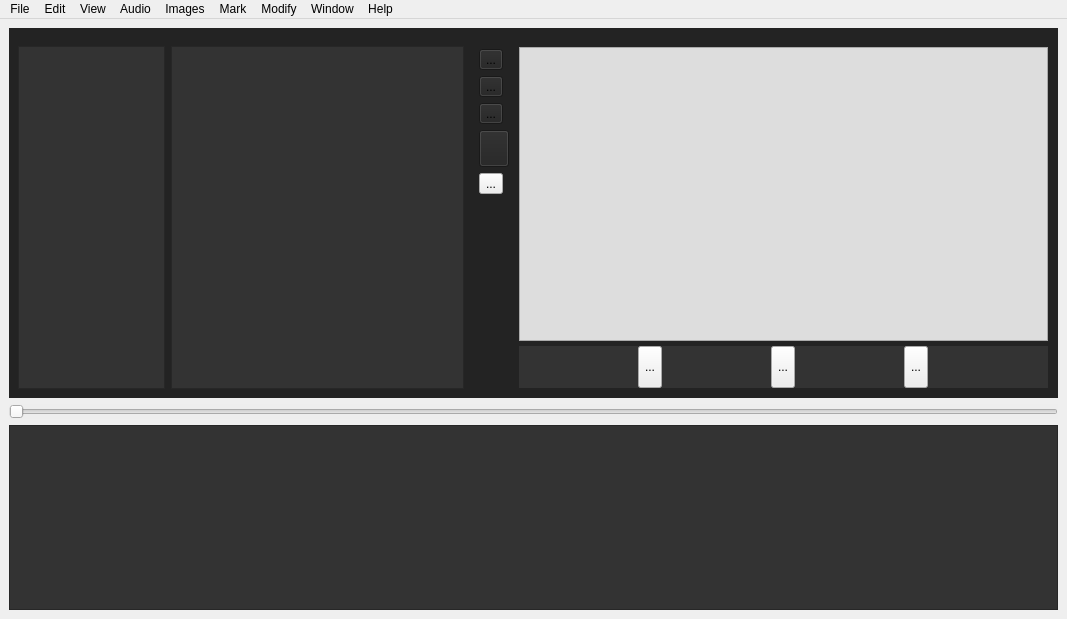
<?xml version="1.0" encoding="UTF-8"?>
<ui version="4.0">
 <class>VideoEditor</class>
 <widget class="QMainWindow" name="VideoEditor">
  <property name="geometry">
   <rect>
    <x>0</x>
    <y>0</y>
    <width>1067</width>
    <height>619</height>
   </rect>
  </property>
  <property name="sizePolicy">
   <sizepolicy hsizetype="Preferred" vsizetype="Expanding">
    <horstretch>0</horstretch>
    <verstretch>0</verstretch>
   </sizepolicy>
  </property>
  <property name="windowTitle">
   <string>VideoEditor</string>
  </property>
  <property name="autoFillBackground">
   <bool>true</bool>
  </property>
  <property name="styleSheet">
   <string notr="true">QToolTip { color: #000000; background-color: #232323; border: 0px; }</string>
  </property>
  <widget class="QWidget" name="centralwidget">
   <property name="styleSheet">
    <string notr="true">background: #232323;
QToolTip { color: #ffffff; background-color: #232323; border: 0px; }</string>
   </property>
   <layout class="QVBoxLayout" name="verticalLayout_5">
    <item>
     <widget class="QWidget" name="imgEditor" native="true">
      <property name="sizePolicy">
       <sizepolicy hsizetype="Preferred" vsizetype="Preferred">
        <horstretch>0</horstretch>
        <verstretch>10</verstretch>
       </sizepolicy>
      </property>
      <property name="minimumSize">
       <size>
        <width>0</width>
        <height>0</height>
       </size>
      </property>
      <property name="styleSheet">
       <string notr="true">background: #232323</string>
      </property>
      <layout class="QHBoxLayout" name="horizontalLayout_5" stretch="0,0">
       <property name="leftMargin">
        <number>0</number>
       </property>
       <property name="rightMargin">
        <number>0</number>
       </property>
       <property name="bottomMargin">
        <number>0</number>
       </property>
       <item>
        <widget class="QWidget" name="imgThumbnail" native="true">
         <property name="sizePolicy">
          <sizepolicy hsizetype="Preferred" vsizetype="Preferred">
           <horstretch>12</horstretch>
           <verstretch>0</verstretch>
          </sizepolicy>
         </property>
         <property name="minimumSize">
          <size>
           <width>0</width>
           <height>0</height>
          </size>
         </property>
         <property name="styleSheet">
          <string notr="true">background: rgb(35,35,35)</string>
         </property>
         <layout class="QHBoxLayout" name="horizontalLayout">
          <item>
           <widget class="QListWidget" name="audioListWidget">
            <property name="sizePolicy">
             <sizepolicy hsizetype="Preferred" vsizetype="Preferred">
              <horstretch>5</horstretch>
              <verstretch>0</verstretch>
             </sizepolicy>
            </property>
            <property name="minimumSize">
             <size>
              <width>0</width>
              <height>0</height>
             </size>
            </property>
            <property name="styleSheet">
             <string notr="true">background: rgb(51,51,51)</string>
            </property>
            <layout class="QGridLayout" name="gridLayout"/>
           </widget>
          </item>
          <item>
           <widget class="QListWidget" name="imgListWidget">
            <property name="sizePolicy">
             <sizepolicy hsizetype="Preferred" vsizetype="Preferred">
              <horstretch>10</horstretch>
              <verstretch>0</verstretch>
             </sizepolicy>
            </property>
            <property name="minimumSize">
             <size>
              <width>0</width>
              <height>0</height>
             </size>
            </property>
            <property name="styleSheet">
             <string notr="true">background: rgb(51,51,51)</string>
            </property>
           </widget>
          </item>
         </layout>
        </widget>
       </item>
       <item>
        <widget class="QWidget" name="imgPreview" native="true">
         <property name="sizePolicy">
          <sizepolicy hsizetype="Minimum" vsizetype="Preferred">
           <horstretch>15</horstretch>
           <verstretch>20</verstretch>
          </sizepolicy>
         </property>
         <property name="minimumSize">
          <size>
           <width>0</width>
           <height>0</height>
          </size>
         </property>
         <property name="styleSheet">
          <string notr="true">background: rgb(51,51,51);
QToolTip { color: #000000; background-color: #ffffff; border: 0px; }</string>
         </property>
         <layout class="QHBoxLayout" name="horizontalLayout_2">
          <property name="spacing">
           <number>0</number>
          </property>
          <property name="leftMargin">
           <number>0</number>
          </property>
          <property name="topMargin">
           <number>0</number>
          </property>
          <property name="rightMargin">
           <number>0</number>
          </property>
          <property name="bottomMargin">
           <number>0</number>
          </property>
          <item>
           <widget class="QWidget" name="imgToolbar" native="true">
            <property name="sizePolicy">
             <sizepolicy hsizetype="Maximum" vsizetype="Preferred">
              <horstretch>2</horstretch>
              <verstretch>10</verstretch>
             </sizepolicy>
            </property>
            <property name="minimumSize">
             <size>
              <width>0</width>
              <height>0</height>
             </size>
            </property>
            <property name="maximumSize">
             <size>
              <width>30</width>
              <height>16777215</height>
             </size>
            </property>
            <property name="styleSheet">
             <string notr="true">background: #232323;
QToolTip { color: #000000; background-color: #ffffff; border: 0px; }</string>
            </property>
            <layout class="QVBoxLayout" name="verticalLayout" stretch="2,0,0,0,0,0">
             <property name="leftMargin">
              <number>0</number>
             </property>
             <property name="topMargin">
              <number>12</number>
             </property>
             <property name="rightMargin">
              <number>0</number>
             </property>
             <property name="bottomMargin">
              <number>0</number>
             </property>
             <item>
              <widget class="QToolButton" name="blurButton">
               <property name="minimumSize">
                <size>
                 <width>0</width>
                 <height>0</height>
                </size>
               </property>
               <property name="toolTip">
                <string comment="blur the image" extracomment="ahihi">blur</string>
               </property>
               <property name="styleSheet">
                <string notr="true">background: #eeeeee;
QToolTip { color: #000000; background-color: #eeeeee; border: 0px; }</string>
               </property>
               <property name="text">
                <string>...</string>
               </property>
               <property name="icon">
                <iconset>
                 <normaloff>:/img-blur.png</normaloff>:/img-blur.png</iconset>
               </property>
               <property name="iconSize">
                <size>
                 <width>30</width>
                 <height>25</height>
                </size>
               </property>
              </widget>
             </item>
             <item>
              <widget class="QToolButton" name="resizeButton">
               <property name="minimumSize">
                <size>
                 <width>0</width>
                 <height>0</height>
                </size>
               </property>
               <property name="toolTip">
                <string>crop</string>
               </property>
               <property name="styleSheet">
                <string notr="true">background: #eeeeee;
QToolTip { color: #000000; background-color: #eeeeee; border: 0px; }</string>
               </property>
               <property name="text">
                <string>...</string>
               </property>
               <property name="icon">
                <iconset>
                 <normaloff>:/img-resize.png</normaloff>:/img-resize.png</iconset>
               </property>
               <property name="iconSize">
                <size>
                 <width>22</width>
                 <height>30</height>
                </size>
               </property>
              </widget>
             </item>
             <item>
              <widget class="QToolButton" name="rotateButton">
               <property name="minimumSize">
                <size>
                 <width>0</width>
                 <height>0</height>
                </size>
               </property>
               <property name="toolTip">
                <string>zoom</string>
               </property>
               <property name="styleSheet">
                <string notr="true">background: #eeeeee;
QToolTip { color: #000000; background-color: #eeeeee; border: 0px; }</string>
               </property>
               <property name="text">
                <string>...</string>
               </property>
               <property name="icon">
                <iconset>
                 <normaloff>:/img-rotate.png</normaloff>:/img-rotate.png</iconset>
               </property>
               <property name="iconSize">
                <size>
                 <width>22</width>
                 <height>30</height>
                </size>
               </property>
              </widget>
             </item>
             <item>
              <widget class="QToolButton" name="resetButton">
               <property name="minimumSize">
                <size>
                 <width>0</width>
                 <height>0</height>
                </size>
               </property>
               <property name="toolTip">
                <string>reset</string>
               </property>
               <property name="styleSheet">
                <string notr="true">background: #eeeeee;
QToolTip { color: #000000; background-color: #eeeeee; border: 0px; }</string>
               </property>
               <property name="text">
                <string/>
               </property>
               <property name="icon">
                <iconset theme=":/img-reset.png"/>
               </property>
               <property name="iconSize">
                <size>
                 <width>22</width>
                 <height>30</height>
                </size>
               </property>
               <property name="arrowType">
                <enum>Qt::NoArrow</enum>
               </property>
              </widget>
             </item>
             <item>
              <widget class="QToolButton" name="toolButton">
               <property name="minimumSize">
                <size>
                 <width>0</width>
                 <height>0</height>
                </size>
               </property>
               <property name="styleSheet">
                <string notr="true">background: #eeeeee; color: #000000;</string>
               </property>
               <property name="text">
                <string>...</string>
               </property>
               <property name="iconSize">
                <size>
                 <width>20</width>
                 <height>20</height>
                </size>
               </property>
              </widget>
             </item>
             <item>
              <widget class="QWidget" name="padding" native="true">
               <property name="minimumSize">
                <size>
                 <width>0</width>
                 <height>0</height>
                </size>
               </property>
              </widget>
             </item>
            </layout>
           </widget>
          </item>
          <item>
           <widget class="VideoPlayer" name="preview" native="true">
            <property name="sizePolicy">
             <sizepolicy hsizetype="Preferred" vsizetype="Preferred">
              <horstretch>2</horstretch>
              <verstretch>0</verstretch>
             </sizepolicy>
            </property>
            <property name="minimumSize">
             <size>
              <width>0</width>
              <height>0</height>
             </size>
            </property>
            <property name="styleSheet">
             <string notr="true">background: rgb(35,35,35)</string>
            </property>
            <layout class="QVBoxLayout" name="verticalLayout_3" stretch="0,0">
             <property name="spacing">
              <number>5</number>
             </property>
             <property name="leftMargin">
              <number>10</number>
             </property>
             <property name="topMargin">
              <number>10</number>
             </property>
             <property name="rightMargin">
              <number>10</number>
             </property>
             <property name="bottomMargin">
              <number>10</number>
             </property>
             <item>
              <widget class="VideoWindow" name="videoWindow">
               <property name="sizePolicy">
                <sizepolicy hsizetype="Expanding" vsizetype="Expanding">
                 <horstretch>0</horstretch>
                 <verstretch>7</verstretch>
                </sizepolicy>
               </property>
               <property name="styleSheet">
                <string notr="true">background: #dddddd</string>
               </property>
               <property name="verticalScrollBarPolicy">
                <enum>Qt::ScrollBarAlwaysOff</enum>
               </property>
               <property name="horizontalScrollBarPolicy">
                <enum>Qt::ScrollBarAlwaysOff</enum>
               </property>
              </widget>
             </item>
             <item>
              <widget class="QWidget" name="controller" native="true">
               <property name="sizePolicy">
                <sizepolicy hsizetype="Preferred" vsizetype="Preferred">
                 <horstretch>0</horstretch>
                 <verstretch>1</verstretch>
                </sizepolicy>
               </property>
               <property name="styleSheet">
                <string notr="true">background: rgb(51,51,51)</string>
               </property>
               <layout class="QHBoxLayout" name="horizontalLayout_3">
                <property name="spacing">
                 <number>0</number>
                </property>
                <property name="leftMargin">
                 <number>10</number>
                </property>
                <property name="topMargin">
                 <number>0</number>
                </property>
                <property name="rightMargin">
                 <number>10</number>
                </property>
                <property name="bottomMargin">
                 <number>0</number>
                </property>
                <item>
                 <widget class="QToolButton" name="skipBackward">
                  <property name="sizePolicy">
                   <sizepolicy hsizetype="Maximum" vsizetype="Minimum">
                    <horstretch>0</horstretch>
                    <verstretch>0</verstretch>
                   </sizepolicy>
                  </property>
                  <property name="sizeIncrement">
                   <size>
                    <width>1</width>
                    <height>1</height>
                   </size>
                  </property>
                  <property name="styleSheet">
                   <string notr="true">background: #eeeeee;</string>
                  </property>
                  <property name="text">
                   <string>...</string>
                  </property>
                 </widget>
                </item>
                <item>
                 <widget class="QToolButton" name="playButton">
                  <property name="sizePolicy">
                   <sizepolicy hsizetype="Maximum" vsizetype="Minimum">
                    <horstretch>0</horstretch>
                    <verstretch>1</verstretch>
                   </sizepolicy>
                  </property>
                  <property name="styleSheet">
                   <string notr="true">background: #eeeeee;</string>
                  </property>
                  <property name="text">
                   <string>...</string>
                  </property>
                 </widget>
                </item>
                <item>
                 <widget class="QToolButton" name="skipForward">
                  <property name="sizePolicy">
                   <sizepolicy hsizetype="Maximum" vsizetype="Minimum">
                    <horstretch>0</horstretch>
                    <verstretch>0</verstretch>
                   </sizepolicy>
                  </property>
                  <property name="styleSheet">
                   <string notr="true">background: #eeeeee;</string>
                  </property>
                  <property name="text">
                   <string>...</string>
                  </property>
                 </widget>
                </item>
               </layout>
              </widget>
             </item>
            </layout>
           </widget>
          </item>
         </layout>
        </widget>
       </item>
      </layout>
     </widget>
    </item>
    <item>
     <widget class="ProgressBar" name="controlSlider">
      <property name="styleSheet">
       <string notr="true">background: #eeeeee</string>
      </property>
      <property name="orientation">
       <enum>Qt::Horizontal</enum>
      </property>
     </widget>
    </item>
    <item>
     <widget class="Timeline" name="timeline">
      <property name="sizePolicy">
       <sizepolicy hsizetype="Preferred" vsizetype="Preferred">
        <horstretch>0</horstretch>
        <verstretch>5</verstretch>
       </sizepolicy>
      </property>
      <property name="styleSheet">
       <string notr="true">background: rgb(51,51,51); color: #ffffff;</string>
      </property>
      <property name="verticalScrollBarPolicy">
       <enum>Qt::ScrollBarAlwaysOff</enum>
      </property>
     </widget>
    </item>
   </layout>
  </widget>
  <widget class="QMenuBar" name="menuBar">
   <property name="geometry">
    <rect>
     <x>0</x>
     <y>0</y>
     <width>1067</width>
     <height>21</height>
    </rect>
   </property>
   <widget class="QMenu" name="menuFile">
    <property name="title">
     <string>File</string>
    </property>
    <widget class="QMenu" name="menuSave_Project">
     <property name="title">
      <string>Save Project</string>
     </property>
     <addaction name="actionSave_Project_2"/>
     <addaction name="actionSave_Project_As"/>
     <addaction name="actionBackup_Project"/>
    </widget>
    <addaction name="actionNew_Video"/>
    <addaction name="separator"/>
    <addaction name="actionImport_Media"/>
    <addaction name="actionImport_Image"/>
    <addaction name="actionImport_Audio"/>
    <addaction name="actionImport_VEST_Projects_3"/>
    <addaction name="separator"/>
    <addaction name="actionOpen_Library"/>
    <addaction name="actionOpen_Recent"/>
    <addaction name="actionClose_Library"/>
    <addaction name="actionCopy_To_Library"/>
    <addaction name="actionMove_To_Library"/>
    <addaction name="actionMerge_Events"/>
    <addaction name="actionConsolidate_Library_Files"/>
    <addaction name="separator"/>
    <addaction name="menuSave_Project"/>
    <addaction name="actionExport"/>
    <addaction name="separator"/>
    <addaction name="actionShare"/>
    <addaction name="separator"/>
    <addaction name="actionUpdate_Projects_and_Events"/>
    <addaction name="separator"/>
    <addaction name="actionDelete_Project"/>
    <addaction name="separator"/>
    <addaction name="separator"/>
    <addaction name="actionExit"/>
   </widget>
   <widget class="QMenu" name="menuEdit">
    <property name="title">
     <string>Edit</string>
    </property>
    <addaction name="actionUndo"/>
    <addaction name="actionPaste"/>
    <addaction name="separator"/>
    <addaction name="actionCut"/>
    <addaction name="actionCopy"/>
    <addaction name="actionPaste_2"/>
    <addaction name="actionPaste_Adjustments"/>
    <addaction name="actionDelete"/>
    <addaction name="actionDelete_Keyframes"/>
    <addaction name="separator"/>
    <addaction name="actionDuplicate_Project"/>
    <addaction name="separator"/>
    <addaction name="actionSelect_All"/>
    <addaction name="actionSelect_Entire_Clip"/>
    <addaction name="actionSelect_in_Video"/>
    <addaction name="actionDeselect_All"/>
    <addaction name="separator"/>
    <addaction name="actionAdd_to_Video"/>
    <addaction name="actionInsert"/>
    <addaction name="separator"/>
    <addaction name="actionFind"/>
   </widget>
   <widget class="QMenu" name="menuView">
    <property name="title">
     <string>View</string>
    </property>
    <addaction name="actionPlay"/>
    <addaction name="actionPlay_Selection"/>
    <addaction name="actionPlay_from_Beginning"/>
    <addaction name="actionPlay_Full_Screen"/>
    <addaction name="actionLoop_Playback"/>
    <addaction name="separator"/>
    <addaction name="actionSort_Events_By"/>
    <addaction name="actionSort_By"/>
    <addaction name="actionShow_Separate_Days_in_Events"/>
    <addaction name="actionShow_Audio_Waveforms"/>
    <addaction name="actionShow_Used_Media_Ranges"/>
    <addaction name="actionShow_Skimmer_Info"/>
    <addaction name="separator"/>
    <addaction name="actionZoom_In"/>
    <addaction name="actionZoom_Out"/>
    <addaction name="actionZoom_All_Clips"/>
    <addaction name="separator"/>
    <addaction name="actionSnapping"/>
    <addaction name="actionAudio_Skimming"/>
   </widget>
   <widget class="QMenu" name="menuWindow">
    <property name="title">
     <string>Window</string>
    </property>
    <addaction name="actionMinimize"/>
    <addaction name="actionMinimize_All"/>
    <addaction name="actionZoom"/>
    <addaction name="actionMove_Window_to_Left_Side_of_Screen"/>
    <addaction name="actionMove_Window_to_Right_Side_of_Screen"/>
    <addaction name="separator"/>
    <addaction name="actionGo_to_Media"/>
    <addaction name="actionGo_to_Projects"/>
    <addaction name="actionShow_Libraries"/>
    <addaction name="actionContent_Library"/>
    <addaction name="actionTheme_Chooser"/>
    <addaction name="separator"/>
    <addaction name="actionClip_Trimmer"/>
    <addaction name="actionPrecision_Editor"/>
    <addaction name="actionRecord_Voiceover"/>
    <addaction name="separator"/>
    <addaction name="actionRevert_to_Original_Layout"/>
    <addaction name="separator"/>
    <addaction name="actionBring_All_to_Front"/>
    <addaction name="separator"/>
    <addaction name="actionEnter_Full_Screen"/>
    <addaction name="separator"/>
    <addaction name="actionVEST"/>
    <addaction name="actionWelcome_to_VEST"/>
   </widget>
   <widget class="QMenu" name="menuHelp">
    <property name="title">
     <string>Help</string>
    </property>
    <addaction name="actionSearch"/>
    <addaction name="separator"/>
    <addaction name="actionVEST_Help"/>
    <addaction name="separator"/>
    <addaction name="actionWhat_s_New_in_VEST"/>
    <addaction name="actionKeyboard_Shortcuts"/>
    <addaction name="actionSupported_Cameras"/>
    <addaction name="separator"/>
    <addaction name="actionService_and_Support"/>
   </widget>
   <widget class="QMenu" name="menuModify">
    <property name="title">
     <string>Modify</string>
    </property>
    <addaction name="actionEnhance"/>
    <addaction name="actionFade_to"/>
    <addaction name="actionFlash_and_Freeze_Frame"/>
    <addaction name="actionMute_Audio"/>
    <addaction name="separator"/>
    <addaction name="actionTrim_to_Selection"/>
    <addaction name="actionTrim_Clip_Edge"/>
    <addaction name="actionSplit_Clip"/>
    <addaction name="actionJoin_Clips"/>
    <addaction name="actionDetach_Audio"/>
    <addaction name="separator"/>
    <addaction name="actionSlow_Motion"/>
    <addaction name="actionFast_Forward"/>
    <addaction name="actionInstant_Reply"/>
    <addaction name="actionRewind"/>
    <addaction name="actionAdd_Freeze_Frame"/>
    <addaction name="actionReset_Speed"/>
    <addaction name="separator"/>
    <addaction name="actionAdjust_Clip_Date_and_Time"/>
   </widget>
   <widget class="QMenu" name="menuMark">
    <property name="title">
     <string>Mark</string>
    </property>
    <addaction name="actionFavorite"/>
    <addaction name="actionReject"/>
    <addaction name="actionUnrate"/>
    <addaction name="separator"/>
    <addaction name="actionAdd_Marker"/>
    <addaction name="actionDelete_Marker"/>
   </widget>
   <widget class="QMenu" name="menuAudio">
    <property name="title">
     <string>Audio</string>
    </property>
    <addaction name="actionEdit"/>
   </widget>
   <widget class="QMenu" name="menuImages">
    <property name="title">
     <string>Images</string>
    </property>
    <addaction name="actionImages"/>
   </widget>
   <addaction name="menuFile"/>
   <addaction name="menuEdit"/>
   <addaction name="menuView"/>
   <addaction name="menuAudio"/>
   <addaction name="menuImages"/>
   <addaction name="menuMark"/>
   <addaction name="menuModify"/>
   <addaction name="menuWindow"/>
   <addaction name="menuHelp"/>
  </widget>
  <action name="actionNew_Video">
   <property name="text">
    <string>New Project</string>
   </property>
  </action>
  <action name="actionNew_Event">
   <property name="text">
    <string>New Event</string>
   </property>
  </action>
  <action name="actionOpen_Library">
   <property name="text">
    <string>Open Library</string>
   </property>
  </action>
  <action name="actionClose_Library">
   <property name="text">
    <string>Close Library</string>
   </property>
  </action>
  <action name="actionCopy_To_Library">
   <property name="text">
    <string>Copy To Library</string>
   </property>
  </action>
  <action name="actionMove_To_Library">
   <property name="text">
    <string>Move To Library</string>
   </property>
  </action>
  <action name="actionMerge_Events">
   <property name="text">
    <string>Merge Events</string>
   </property>
  </action>
  <action name="actionConsolidate_Library_Files">
   <property name="text">
    <string>Consolidate Library Files...</string>
   </property>
  </action>
  <action name="actionShare">
   <property name="text">
    <string>Share</string>
   </property>
  </action>
  <action name="actionUpdate_Projects_and_Events">
   <property name="text">
    <string>Update Projects and Events...</string>
   </property>
  </action>
  <action name="actionDelete_Project">
   <property name="text">
    <string>deleteImage Project</string>
   </property>
  </action>
  <action name="actionOpen_Recent">
   <property name="text">
    <string>Open Recent</string>
   </property>
  </action>
  <action name="actionExport">
   <property name="text">
    <string>Export</string>
   </property>
  </action>
  <action name="actionSave_Project_2">
   <property name="text">
    <string>Save Project</string>
   </property>
  </action>
  <action name="actionSave_Project_As">
   <property name="text">
    <string>Save Project As...</string>
   </property>
  </action>
  <action name="actionBackup_Project">
   <property name="text">
    <string>Backup Project...</string>
   </property>
  </action>
  <action name="actionUndo">
   <property name="text">
    <string>Undo</string>
   </property>
  </action>
  <action name="actionPaste">
   <property name="text">
    <string>Paste</string>
   </property>
  </action>
  <action name="actionCut">
   <property name="text">
    <string>Cut</string>
   </property>
  </action>
  <action name="actionCopy">
   <property name="text">
    <string>Copy</string>
   </property>
  </action>
  <action name="actionPaste_2">
   <property name="text">
    <string>Paste</string>
   </property>
  </action>
  <action name="actionPaste_Adjustments">
   <property name="text">
    <string>Paste Adjustments</string>
   </property>
  </action>
  <action name="actionDelete">
   <property name="text">
    <string>deleteImage</string>
   </property>
  </action>
  <action name="actionDelete_Keyframes">
   <property name="text">
    <string>deleteImage Keyframes</string>
   </property>
  </action>
  <action name="actionDuplicate_Project">
   <property name="text">
    <string>Duplicate Project</string>
   </property>
  </action>
  <action name="actionSelect_All">
   <property name="text">
    <string>Select All</string>
   </property>
  </action>
  <action name="actionSelect_Entire_Clip">
   <property name="text">
    <string>Select Entire Clip</string>
   </property>
  </action>
  <action name="actionSelect_in_Video">
   <property name="text">
    <string>Select in Video</string>
   </property>
  </action>
  <action name="actionDeselect_All">
   <property name="text">
    <string>Deselect All</string>
   </property>
  </action>
  <action name="actionAdd_to_Video">
   <property name="text">
    <string>addImage to Video</string>
   </property>
  </action>
  <action name="actionInsert">
   <property name="text">
    <string>insertImage</string>
   </property>
  </action>
  <action name="actionFind">
   <property name="text">
    <string>Find... </string>
   </property>
  </action>
  <action name="actionFavorite">
   <property name="text">
    <string>Favorite</string>
   </property>
  </action>
  <action name="actionReject">
   <property name="text">
    <string>Reject</string>
   </property>
  </action>
  <action name="actionUnrate">
   <property name="text">
    <string>Unrate</string>
   </property>
  </action>
  <action name="actionAdd_Marker">
   <property name="text">
    <string>addImage Marker</string>
   </property>
  </action>
  <action name="actionDelete_Marker">
   <property name="text">
    <string>deleteImage Marker</string>
   </property>
  </action>
  <action name="actionEnhance">
   <property name="text">
    <string>Enhance</string>
   </property>
  </action>
  <action name="actionFade_to">
   <property name="text">
    <string>Fade to</string>
   </property>
  </action>
  <action name="actionFlash_and_Freeze_Frame">
   <property name="text">
    <string>Flash and Freeze Frame</string>
   </property>
  </action>
  <action name="actionMute_Audio">
   <property name="text">
    <string>Mute Audio</string>
   </property>
  </action>
  <action name="actionTrim_to_Selection">
   <property name="text">
    <string>Trim to Selection</string>
   </property>
  </action>
  <action name="actionTrim_Clip_Edge">
   <property name="text">
    <string>Trim Clip Edge</string>
   </property>
  </action>
  <action name="actionSplit_Clip">
   <property name="text">
    <string>Split Clip</string>
   </property>
  </action>
  <action name="actionJoin_Clips">
   <property name="text">
    <string>Join Clips</string>
   </property>
  </action>
  <action name="actionDetach_Audio">
   <property name="text">
    <string>Detach Audio</string>
   </property>
  </action>
  <action name="actionSlow_Motion">
   <property name="text">
    <string>Slow Motion</string>
   </property>
  </action>
  <action name="actionFast_Forward">
   <property name="text">
    <string>Fast Forward</string>
   </property>
  </action>
  <action name="actionInstant_Reply">
   <property name="text">
    <string>Instant Reply</string>
   </property>
  </action>
  <action name="actionRewind">
   <property name="text">
    <string>Rewind</string>
   </property>
  </action>
  <action name="actionAdd_Freeze_Frame">
   <property name="text">
    <string>addImage Freeze Frame</string>
   </property>
  </action>
  <action name="actionReset_Speed">
   <property name="text">
    <string>Reset Speed</string>
   </property>
  </action>
  <action name="actionAdjust_Clip_Date_and_Time">
   <property name="text">
    <string>Adjust Clip Date and Time...</string>
   </property>
  </action>
  <action name="actionPlay">
   <property name="text">
    <string>Play</string>
   </property>
  </action>
  <action name="actionPlay_Selection">
   <property name="text">
    <string>Play Selection</string>
   </property>
  </action>
  <action name="actionPlay_from_Beginning">
   <property name="text">
    <string>Play from Beginning</string>
   </property>
  </action>
  <action name="actionPlay_Full_Screen">
   <property name="text">
    <string>Play Full Screen</string>
   </property>
  </action>
  <action name="actionLoop_Playback">
   <property name="text">
    <string>Loop Playback</string>
   </property>
  </action>
  <action name="actionSort_Events_By">
   <property name="text">
    <string>Sort Events By</string>
   </property>
  </action>
  <action name="actionSort_By">
   <property name="text">
    <string>Sort By</string>
   </property>
  </action>
  <action name="actionShow_Separate_Days_in_Events">
   <property name="text">
    <string>Show Separate Days in Events</string>
   </property>
  </action>
  <action name="actionShow_Audio_Waveforms">
   <property name="text">
    <string>Show Audio Waveforms</string>
   </property>
  </action>
  <action name="actionShow_Used_Media_Ranges">
   <property name="text">
    <string>Show Used Media Ranges</string>
   </property>
  </action>
  <action name="actionShow_Skimmer_Info">
   <property name="text">
    <string>Show Skimmer Info</string>
   </property>
  </action>
  <action name="actionZoom_In">
   <property name="text">
    <string>Zoom In</string>
   </property>
  </action>
  <action name="actionZoom_Out">
   <property name="text">
    <string>Zoom Out</string>
   </property>
  </action>
  <action name="actionZoom_All_Clips">
   <property name="text">
    <string>Zoom All Clips</string>
   </property>
  </action>
  <action name="actionSnapping">
   <property name="text">
    <string>Snapping</string>
   </property>
  </action>
  <action name="actionAudio_Skimming">
   <property name="text">
    <string>Audio Skimming</string>
   </property>
  </action>
  <action name="actionMinimize">
   <property name="text">
    <string>Minimize</string>
   </property>
  </action>
  <action name="actionMinimize_All">
   <property name="text">
    <string>Minimize All</string>
   </property>
  </action>
  <action name="actionZoom">
   <property name="text">
    <string>Zoom</string>
   </property>
  </action>
  <action name="actionMove_Window_to_Left_Side_of_Screen">
   <property name="text">
    <string>Move Window to Left Side of Screen</string>
   </property>
  </action>
  <action name="actionMove_Window_to_Right_Side_of_Screen">
   <property name="text">
    <string>Move Window to Right Side of Screen</string>
   </property>
  </action>
  <action name="actionGo_to_Media">
   <property name="text">
    <string>Go to Media</string>
   </property>
  </action>
  <action name="actionGo_to_Projects">
   <property name="text">
    <string>Go to Projects</string>
   </property>
  </action>
  <action name="actionShow_Libraries">
   <property name="text">
    <string>Show Libraries</string>
   </property>
  </action>
  <action name="actionContent_Library">
   <property name="text">
    <string>Content Library</string>
   </property>
  </action>
  <action name="actionTheme_Chooser">
   <property name="text">
    <string>Theme Chooser...</string>
   </property>
  </action>
  <action name="actionClip_Trimmer">
   <property name="text">
    <string>Clip Trimmer</string>
   </property>
  </action>
  <action name="actionPrecision_Editor">
   <property name="text">
    <string>Precision Editor</string>
   </property>
  </action>
  <action name="actionRecord_Voiceover">
   <property name="text">
    <string>Record Voiceover</string>
   </property>
  </action>
  <action name="actionRevert_to_Original_Layout">
   <property name="text">
    <string>Revert to Original Layout</string>
   </property>
  </action>
  <action name="actionBring_All_to_Front">
   <property name="text">
    <string>Bring All to Front</string>
   </property>
  </action>
  <action name="actionEnter_Full_Screen">
   <property name="text">
    <string>Enter Full Screen</string>
   </property>
  </action>
  <action name="actionVEST">
   <property name="text">
    <string>VEST</string>
   </property>
  </action>
  <action name="actionWelcome_to_VEST">
   <property name="text">
    <string>Welcome to VEST</string>
   </property>
  </action>
  <action name="actionSearch">
   <property name="text">
    <string>Search</string>
   </property>
  </action>
  <action name="actionVEST_Help">
   <property name="text">
    <string>VEST Help</string>
   </property>
  </action>
  <action name="actionWhat_s_New_in_VEST">
   <property name="text">
    <string>What's New in VEST</string>
   </property>
  </action>
  <action name="actionKeyboard_Shortcuts">
   <property name="text">
    <string>Keyboard Shortcuts</string>
   </property>
  </action>
  <action name="actionSupported_Cameras">
   <property name="text">
    <string>Supported Cameras</string>
   </property>
  </action>
  <action name="actionService_and_Support">
   <property name="text">
    <string>Service and Support</string>
   </property>
  </action>
  <action name="actionAbout_VEST">
   <property name="text">
    <string>About VEST</string>
   </property>
  </action>
  <action name="actionPreferences">
   <property name="text">
    <string>Preferences...</string>
   </property>
  </action>
  <action name="actionProvide_VEST_Feedback">
   <property name="text">
    <string>Provide VEST Feedback...</string>
   </property>
  </action>
  <action name="actionServices">
   <property name="text">
    <string>Services</string>
   </property>
  </action>
  <action name="actionHide_VEST">
   <property name="text">
    <string>Hide VEST</string>
   </property>
  </action>
  <action name="actionHide_Others">
   <property name="text">
    <string>Hide Others</string>
   </property>
  </action>
  <action name="actionShow_All">
   <property name="text">
    <string>Show All</string>
   </property>
  </action>
  <action name="actionQuit_VEST">
   <property name="text">
    <string>Quit VEST</string>
   </property>
  </action>
  <action name="actionImport_Image">
   <property name="text">
    <string>Import Image</string>
   </property>
  </action>
  <action name="actionImport_VEST_Projects_3">
   <property name="text">
    <string>Import VEST Projects</string>
   </property>
  </action>
  <action name="actionEdit">
   <property name="text">
    <string>Audio</string>
   </property>
  </action>
  <action name="actionImages">
   <property name="text">
    <string>Images</string>
   </property>
  </action>
  <action name="actionExit">
   <property name="text">
    <string>Exit</string>
   </property>
  </action>
  <action name="actionImport_Audio">
   <property name="text">
    <string>Import Audio</string>
   </property>
  </action>
  <action name="actionImport_Media">
   <property name="text">
    <string>Import Media...</string>
   </property>
  </action>
 </widget>
 <customwidgets>
  <customwidget>
   <class>VideoPlayer</class>
   <extends>QWidget</extends>
   <header>videoplayer.h</header>
   <container>1</container>
  </customwidget>
  <customwidget>
   <class>ProgressBar</class>
   <extends>QSlider</extends>
   <header>progressbar.h</header>
  </customwidget>
  <customwidget>
   <class>Timeline</class>
   <extends>QGraphicsView</extends>
   <header>timeline.h</header>
  </customwidget>
  <customwidget>
   <class>VideoWindow</class>
   <extends>QGraphicsView</extends>
   <header>videowindow.h</header>
  </customwidget>
 </customwidgets>
 <resources/>
 <connections/>
</ui>
